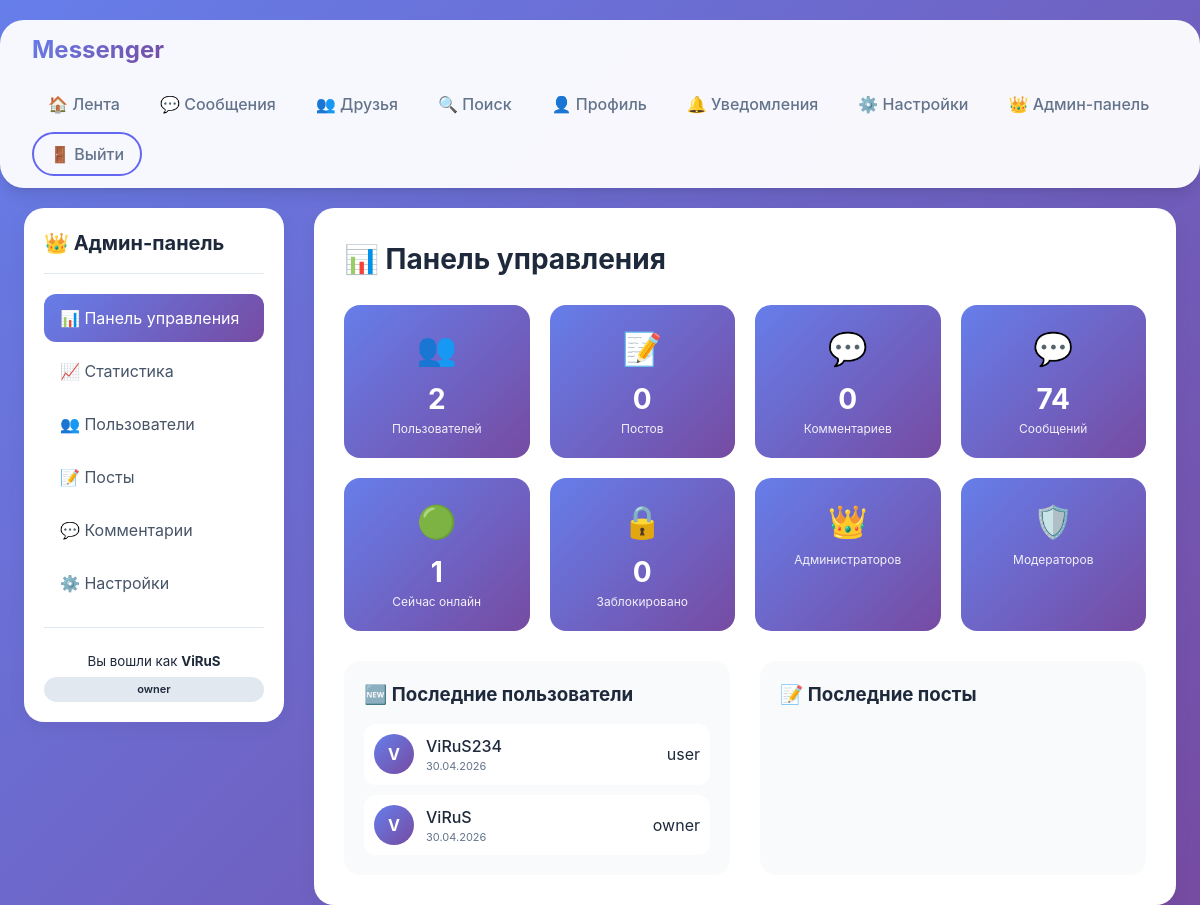
The page /admin/ (signed in) on the database its author committed.
### models.py (models this page shows, shortened)
class User(db.Model):
    id = db.Column(db.Integer, primary_key=True)
    username = db.Column(db.String(80), unique=True, nullable=False)
    email = db.Column(db.String(120), unique=True, nullable=True)
    email_verified = db.Column(db.Boolean, default=False)
    verification_token = db.Column(db.String(200), nullable=True)
    password_hash = db.Column(db.String(200), nullable=False)
    created_at = db.Column(db.DateTime, default=datetime.now(timezone.utc))
    last_seen = db.Column(db.DateTime, default=datetime.now(timezone.utc))
    is_online = db.Column(db.Boolean, default=False)
    otp_secret = db.Column(db.String(32))
    is_2fa_enabled = db.Column(db.Boolean, default=False)
    public_key = db.Column(db.Text, nullable=True)
    private_key_encrypted = db.Column(db.Text, nullable=True)
    key_derivation_salt = db.Column(db.String(64), nullable=True)
    encryption_algorithm = db.Column(db.String(20), default='AES-256-GCM')
    role = db.Column(db.String(20), default='user')
    is_banned = db.Column(db.Boolean, default=False)
    ban_reason = db.Column(db.String(500), nullable=True)
    banned_until = db.Column(db.DateTime, nullable=True)
    banned_by = db.Column(db.Integer, db.ForeignKey('user.id'), nullable=True)
    role_assigned_by = db.Column(db.Integer, db.ForeignKey('user.id'), nullable=True)
    role_assigned_at = db.Column(db.DateTime, default=datetime.now(timezone.utc))
    avatar = db.Column(db.String(200), nullable=True)  # Путь к аватарке
    avatar_thumb = db.Column(db.String(200), nullable=True)  # Миниатюра
    posts = db.relationship('Post', backref='author', lazy='dynamic', cascade='all, delete-orphan')
    sent_messages = db.relationship('Message', foreign_keys='Message.sender_id',
                                   backref='sender', lazy='dynamic')
    received_messages = db.relationship('Message', foreign_keys='Message.receiver_id',
                                       backref='receiver', lazy='dynamic')
    comments = db.relationship('Comment', backref='author', lazy='dynamic')

### admin.py (the view)
@admin_bp.route('/')
@admin_required
def dashboard():
    current_user = db.session.get(User, session.get('user_id'))
    stats = {
        'users': User.query.count(),
        'posts': Post.query.count(),
        'comments': Comment.query.count(),
        'messages': Message.query.count(),
        'online': User.query.filter_by(is_online=True).count(),
        'banned': User.query.filter_by(is_banned=True).count(),
    }
    recent_users = User.query.order_by(User.created_at.desc()).limit(10).all()
    recent_posts = Post.query.order_by(Post.created_at.desc()).limit(10).all()
    return render_template('admin/dashboard.html',
                         stats=stats,
                         recent_users=recent_users,
                         recent_posts=recent_posts,
                         current_user=current_user)

### admin.py (called while the page is built)
def admin_required(f):
    @wraps(f)
    @login_required
    def decorated_function(*args, **kwargs):
        user = db.session.get(User, session.get('user_id'))
        if not user or user.role not in ['owner', 'admin']:
            return jsonify({'error': 'Доступ запрещен. Требуются права администратора.'}), 403
        return f(*args, **kwargs)
    return decorated_function

### app.py (called while the page is built)
@app.before_request
def global_auth_check():
    if request.endpoint and request.endpoint.startswith('static'):
        return None
    if request.endpoint not in PUBLIC_ENDPOINTS:
        if 'user_id' not in session:
            if request.headers.get('X-Requested-With') == 'XMLHttpRequest' or request.path.startswith('/api/'):
                return jsonify({'error': 'Требуется авторизация'}), 401
            flash('Пожалуйста, войдите в систему', 'warning')
            return redirect(url_for('login'))
        user = db.session.get(User, session['user_id'])
        if user and user.is_banned:
            session.clear()
            flash('Ваш аккаунт заблокирован. Обратитесь к администратору.', 'error')
            return redirect(url_for('login'))
        g.current_user = user

@app.before_request
def update_last_seen():
    if 'user_id' in session:
        user = db.session.get(User, session['user_id'])
        if user:
            user.last_seen = datetime.now(timezone.utc)
            db.session.commit()

@app.context_processor
def inject_user():
    if 'user_id' in session:
        user = db.session.get(User, session['user_id'])
        return {'current_user': user}
    return {'current_user': None}

### auth.py (called while the page is built)
def login_required(f):
    @wraps(f)
    def decorated_function(*args, **kwargs):
        if 'user_id' not in session:
            if request.headers.get('X-Requested-With') == 'XMLHttpRequest':
                return {'error': 'Требуется авторизация'}, 401
            flash('Пожалуйста, войдите в систему', 'warning')
            return redirect(url_for('login'))
        return f(*args, **kwargs)
    return decorated_function

### templates/admin/dashboard.html (shortened to what this page needs)
{% extends "admin/base_admin.html" %}
{% block admin_content %}
<h1>📊 Панель управления</h1>
<div class="stats-grid">
    <div class="stat-card">
        <div class="stat-icon">👥</div>
        <div class="stat-value">{{ stats.users }}</div>
        <div class="stat-label">Пользователей</div>
    </div>
    <div class="stat-card">
        <div class="stat-icon">📝</div>
        <div class="stat-value">{{ stats.posts }}</div>
        <div class="stat-label">Постов</div>
    </div>
    <div class="stat-card">
        <div class="stat-icon">💬</div>
        <div class="stat-value">{{ stats.comments }}</div>
        <div class="stat-label">Комментариев</div>
    </div>
    <div class="stat-card">
        <div class="stat-icon">💬</div>
        <div class="stat-value">{{ stats.messages }}</div>
        <div class="stat-label">Сообщений</div>
    </div>
    <div class="stat-card">
        <div class="stat-icon">🟢</div>
        <div class="stat-value">{{ stats.online }}</div>
        <div class="stat-label">Сейчас онлайн</div>
    </div>
    <div class="stat-card">
        <div class="stat-icon">🔒</div>
        <div class="stat-value">{{ stats.banned }}</div>
        <div class="stat-label">Заблокировано</div>
    </div>
    <div class="stat-card">
        <div class="stat-icon">👑</div>
        <div class="stat-label">Администраторов</div>
    </div>
    <div class="stat-card">
        <div class="stat-icon">🛡️</div>
        <div class="stat-label">Модераторов</div>
    </div>
</div>
<div class="admin-sections">
    <div class="section">
        <h3>🆕 Последние пользователи</h3>
        <div class="user-list">
            {% for user in recent_users %}
            <div class="user-item">
                <div class="user-avatar">{{ user.username[:1].upper() }}</div>
                <div class="user-info">
                    <div class="user-name">{{ user.username }}</div>
                    <div class="user-meta">{{ user.created_at.strftime('%d.%m.%Y') }}</div>
                </div>
                <div class="user-role-badge {{ user.role }}">{{ user.role }}</div>
            </div>
            {% endfor %}
        </div>
    </div>
    <div class="section">
        <h3>📝 Последние посты</h3>
    </div>
</div>
{% endblock %}

### templates/admin/base_admin.html
{% extends "base.html" %}
{% block content %}
<div class="admin-container">
    <div class="admin-sidebar">
        <div class="admin-logo">
            <h2>👑 Админ-панель</h2>
        </div>
        <nav class="admin-nav-menu">
            <a href="{{ url_for('admin.dashboard') }}" class="admin-nav-link {% if request.endpoint == 'admin.dashboard' %}active{% endif %}">
                📊 Панель управления
            </a>
            <a href="{{ url_for('admin.statistics') }}" class="admin-nav-link {% if request.endpoint == 'admin.statistics' %}active{% endif %}">
                📈 Статистика
            </a>
            <a href="{{ url_for('admin.users') }}" class="admin-nav-link {% if request.endpoint == 'admin.users' %}active{% endif %}">
                👥 Пользователи
            </a>
            <a href="{{ url_for('admin.posts') }}" class="admin-nav-link {% if request.endpoint == 'admin.posts' %}active{% endif %}">
                📝 Посты
            </a>
            <a href="{{ url_for('admin.comments') }}" class="admin-nav-link {% if request.endpoint == 'admin.comments' %}active{% endif %}">
                💬 Комментарии
            </a>
            {% if current_user and current_user.role == 'owner' %}
            <a href="{{ url_for('admin.settings') }}" class="admin-nav-link {% if request.endpoint == 'admin.settings' %}active{% endif %}">
                ⚙️ Настройки
            </a>
            {% endif %}
        </nav>
        <div class="admin-footer">
            <small>Вы вошли как <strong>{{ current_user.username }}</strong></small>
            <small class="admin-role-badge">{{ current_user.role }}</small>
        </div>
    </div>
    <div class="admin-content">
        {% block admin_content %}{% endblock %}
    </div>
</div>
{% endblock %}

### static/css/style.css (style rules this page uses)
:root { --primary: #6366f1; --primary-dark: #4f46e5; --primary-light: #818cf8; --secondary: #64748b; --success: #10b981; --danger: #ef4444; --warning: #f59e0b; --info: #3b82f6; --bg-primary: #f8fafc; --bg-secondary: #ffffff; --bg-dark: #1e293b; --bg-gradient: linear-gradient(135deg, #667eea 0%, #764ba2 100%); --text-primary: #1e293b; --text-secondary: #64748b; --text-light: #94a3b8; --text-white: #ffffff; --border: #e2e8f0; --border-light: #f1f5f9; --shadow-sm: 0 1px 2px 0 rgb(0 0 0 / 0.05); --shadow: 0 1px 3px 0 rgb(0 0 0 / 0.1), 0 1px 2px -1px rgb(0 0 0 / 0.1); --shadow-md: 0 4px 6px -1px rgb(0 0 0 / 0.1), 0 2px 4px -2px rgb(0 0 0 / 0.1); --shadow-lg: 0 10px 15px -3px rgb(0 0 0 / 0.1), 0 4px 6px -4px rgb(0 0 0 / 0.1); --shadow-xl: 0 20px 25px -5px rgb(0 0 0 / 0.1), 0 8px 10px -6px rgb(0 0 0 / 0.1); --transition: all 0.3s cubic-bezier(0.4, 0, 0.2, 1); --transition-fast: all 0.15s ease; --radius-sm: 0.375rem; --radius: 0.5rem; --radius-md: 0.75rem; --radius-lg: 1rem; --radius-xl: 1.5rem; --radius-full: 9999px; }
* { margin: 0; padding: 0; box-sizing: border-box; }
html { scroll-behavior: smooth; }
body { font-family: 'Inter', -apple-system, BlinkMacSystemFont, 'Segoe UI', Roboto, 'Helvetica Neue', sans-serif; background: linear-gradient(135deg, #667eea 0%, #764ba2 100%); min-height: 100vh; color: var(--text-primary); line-height: 1.5; -webkit-font-smoothing: antialiased; -moz-osx-font-smoothing: grayscale; }
.admin-container { display: flex; gap: 30px; min-height: calc(100vh - 150px); }
.admin-sidebar { width: 260px; background: white; border-radius: 20px; padding: 20px; box-shadow: 0 4px 20px rgba(0, 0, 0, 0.05); position: sticky; top: 20px; height: fit-content; display: flex; flex-direction: column; gap: 20px; }
.admin-logo h2 { font-size: 20px; color: #1e293b; margin: 0; padding-bottom: 15px; border-bottom: 1px solid #e2e8f0; }
.admin-nav-menu { display: flex; flex-direction: column; gap: 5px; }
.admin-nav-link { display: block; padding: 12px 16px; color: #475569; text-decoration: none; border-radius: 12px; transition: all 0.2s; }
.admin-nav-link.active { background: linear-gradient(135deg, #667eea 0%, #764ba2 100%); color: white; }
.admin-footer { margin-top: auto; padding-top: 20px; border-top: 1px solid #e2e8f0; text-align: center; }
.admin-role-badge { display: block; margin-top: 5px; padding: 4px 10px; background: #e2e8f0; border-radius: 20px; font-size: 11px; font-weight: 600; }
.admin-content { flex: 1; background: white; border-radius: 20px; padding: 30px; box-shadow: 0 4px 20px rgba(0, 0, 0, 0.05); }
.admin-content h1 { font-size: 28px; margin-bottom: 25px; color: #1e293b; }
.stats-grid { display: grid; grid-template-columns: repeat(auto-fit, minmax(180px, 1fr)); gap: 20px; margin-bottom: 30px; }
.stat-card { background: linear-gradient(135deg, #667eea 0%, #764ba2 100%); border-radius: 16px; padding: 20px; text-align: center; color: white; }
.stat-card .stat-icon { font-size: 32px; margin-bottom: 5px; }
.stat-card .stat-value { font-size: 28px; font-weight: bold; }
.stat-card .stat-label { font-size: 12px; opacity: 0.9; }
.admin-sections { display: grid; grid-template-columns: 1fr 1fr; gap: 30px; margin-top: 20px; }
.section { background: #f8fafc; border-radius: 16px; padding: 20px; }
.section h3 { margin-bottom: 15px; color: #1e293b; }
.user-list, .post-list { display: flex; flex-direction: column; gap: 10px; }
.user-item, .post-item { display: flex; align-items: center; gap: 12px; padding: 10px; background: white; border-radius: 12px; }
.user-avatar { width: 40px; height: 40px; background: linear-gradient(135deg, #667eea 0%, #764ba2 100%); border-radius: 50%; display: flex; align-items: center; justify-content: center; color: white; font-weight: bold; }
.user-info { flex: 1; }
.user-name { font-weight: 500; }
.user-meta { font-size: 11px; color: #64748b; }

### rows shown on the page
User: username "ViRuS", role "owner", username "V", created_at "30.04.2026"
User: username "V", username "ViRuS234", created_at "30.04.2026", role "user"

### other values the page prints
{{ stats.users }} "2"
{{ stats.posts }} "0"
{{ stats.comments }} "0"
{{ stats.messages }} "74"
{{ stats.online }} "1"
{{ stats.banned }} "0"
